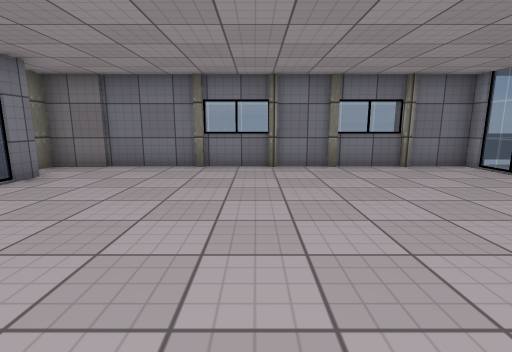
View 1 (above)

17 first-person views from a walk through a scene from a Unity 3-D project. The camera is 1.2 m above the floor, tilts 10° down and sees 85° across. The floor is counted in squares, 1 m on a side. Each view is taken from the middle of a square. On the plan, view 1 faces up. The plan holds only what a view shows up to about 13 squares ahead; the rest is blank. The place goes on beyond the plan. The player character is not drawn. Some animated figures are left out. Surface patterns are stand-ins for the level's own textures.

View 2
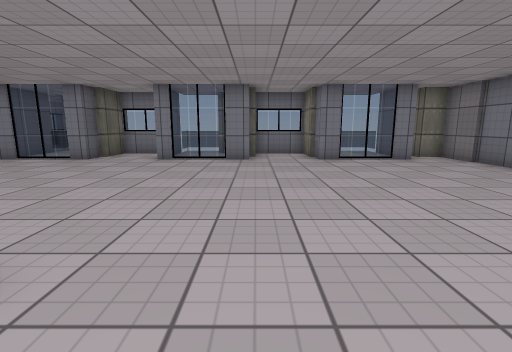

View 3
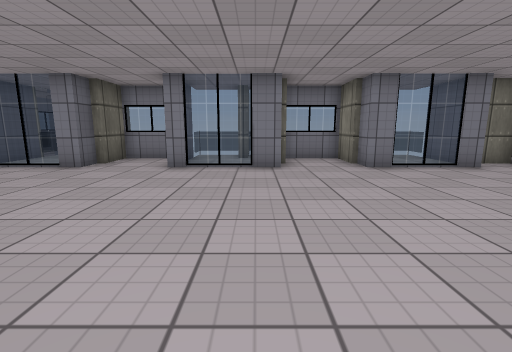

View 4
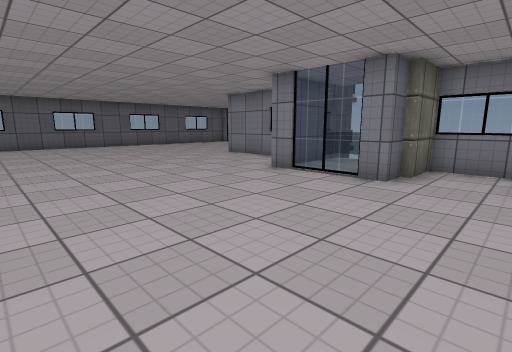

View 5
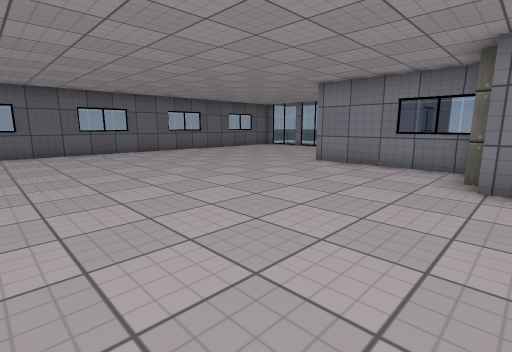

View 6
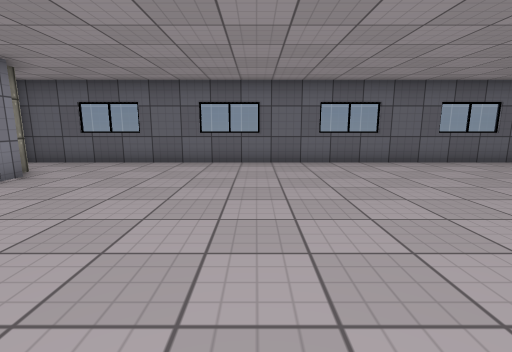

View 7
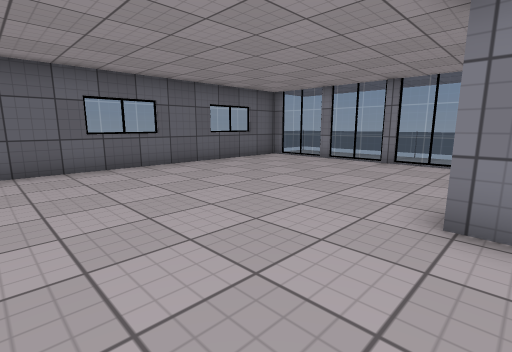

View 8
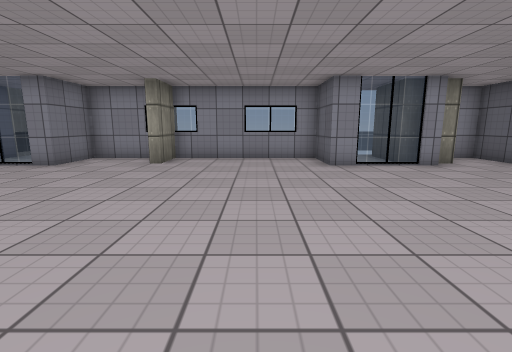

View 9
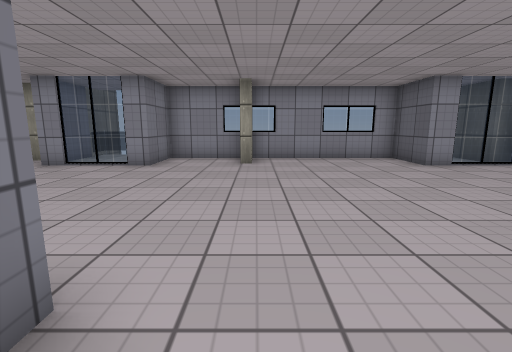

View 10
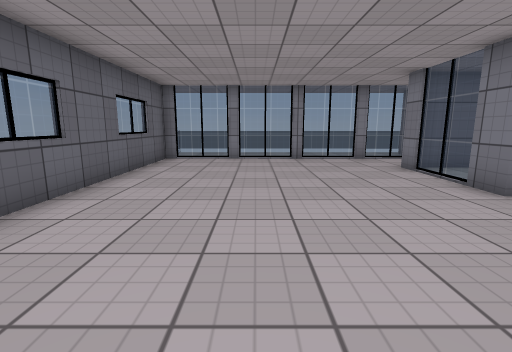

View 11
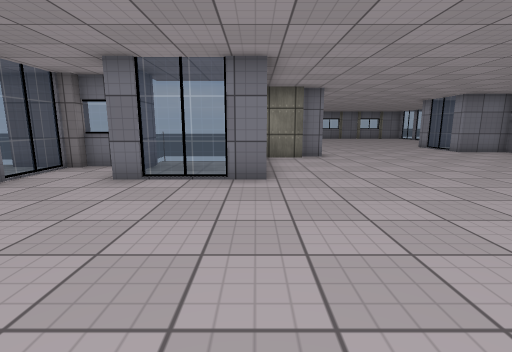

View 12
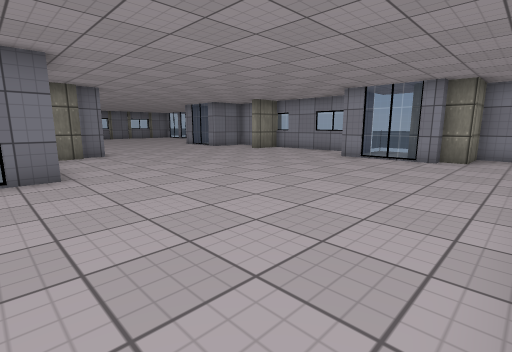

View 13
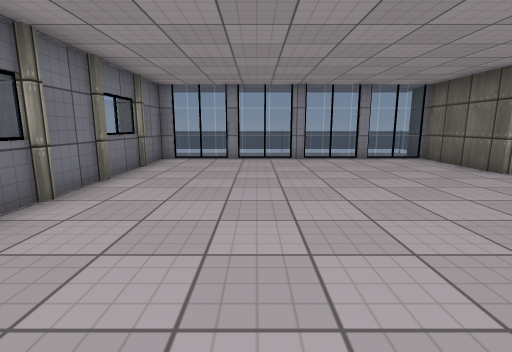

View 14
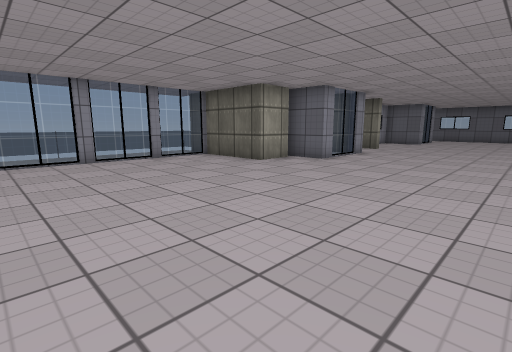

View 15
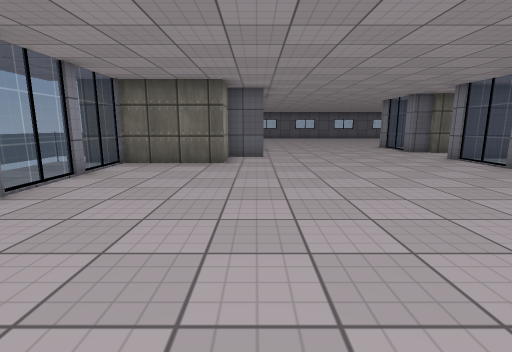

View 16
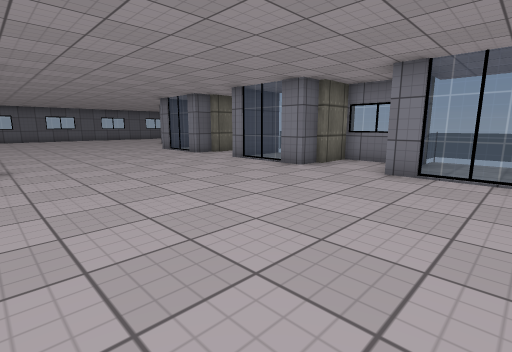

View 17
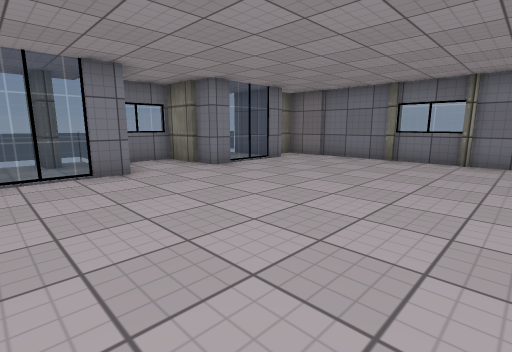

### Floor plan
Key: @ floor where view 1 was taken; # wall or solid block; . floor; = window, fence, low wall or low ledge; v drop or lower ground; O other object.
Columns run from 16 left of view 1 to 9 right of it. Each row starts with its distance up from view 1.
  9           ##### =## =##vv
  8          ##............==v
  7         ###............=.v
  6        O=..=...........#.
  5        v..=............=.v
  4        O=##............=.O
  3         ###............=.
  2          ..............=.v
  1         ###............#.v
  0        ##.#.....@......=.v
 -1       v##.=........######v
 -2        O=##........####  O
 -3         ###.......#####
 -4          .........#.=O
 -5         ###.......=..
 -6           .#......##
 -7         ..=.......###
 -8        O=##.........#
 -9         ###.........=
-10      Ovv ..........#
-11  ##= ===#...........#
-12 =#=..#..#...........#
-13  .=..#==#...........=
-14 =.#.................
-15 =.=...............###
-16 =.=...............##=
-17 =.=...............=..
-18 =.=...............=##
-19 =.#...............###
-20 =.=.................#
-21 ==#.................#
-22    #= ##= ##= ## =##

Where each view was taken, in squares from view 1:
view 1: 0 up, 0 right, facing up
view 2: 1 up, 5 right, facing left
view 3: 0 up, 3 right, facing left
view 4: 3 down, 1 right, facing down-left
view 5: 8 down, 1 right, facing down-left
view 6: 12 down, 4 left, facing down
view 7: 13 down, 4 left, facing down-left
view 8: 13 down, 7 left, facing right
view 9: 10 down, 7 left, facing right
view 10: 18 down, 3 left, facing left
view 11: 20 down, 8 left, facing up
view 12: 21 down, 9 left, facing up-right
view 13: 5 up, 4 left, facing right
view 14: 6 up, 4 left, facing down-right
view 15: 8 up, 2 right, facing down
view 16: 6 up, 2 right, facing down-left
view 17: 2 down, 2 right, facing up-left
